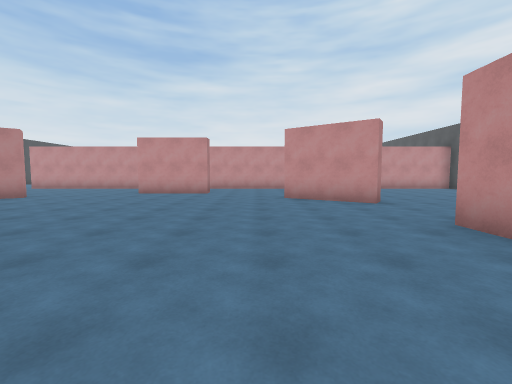
view 1 (above)

24 first-person views from a walk through a 3-D level made in the Unity game engine. The camera is 1.4 m above the floor, tilts 4° down and sees 90° across. The floor is counted in squares, 2 m on a side. Each view is taken from the middle of a square. On the plan, view 1 faces up. The plan holds only what a view shows up to about 9 squares ahead; the rest is blank. The place goes on beyond the plan.

view 2
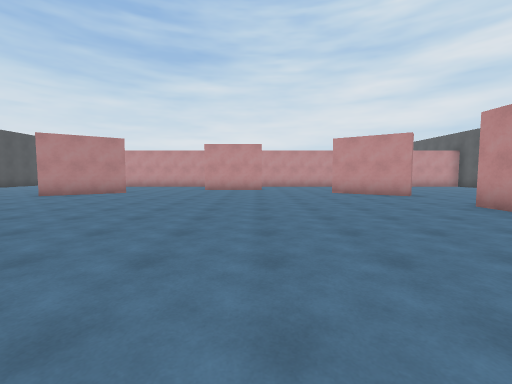

view 3
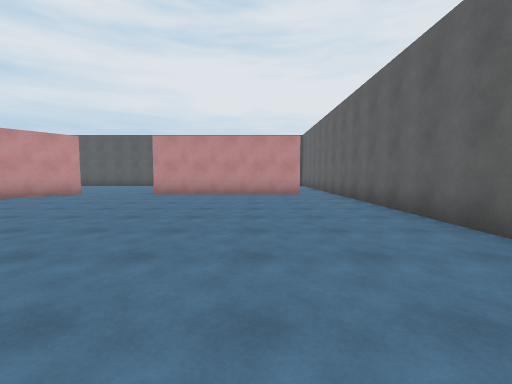

view 4
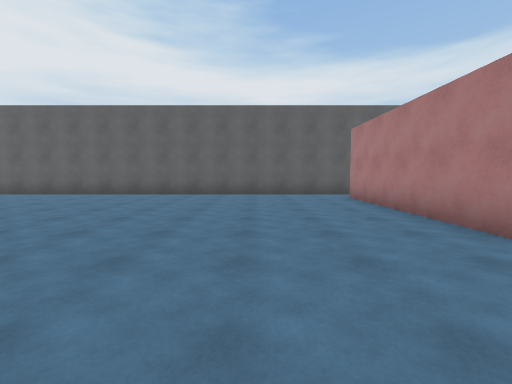

view 5
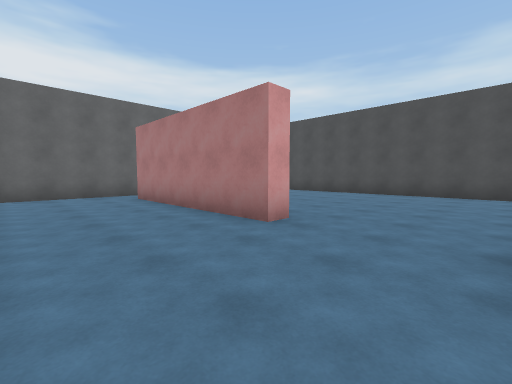

view 6
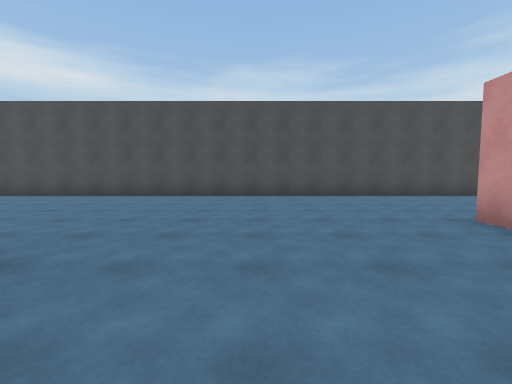

view 7
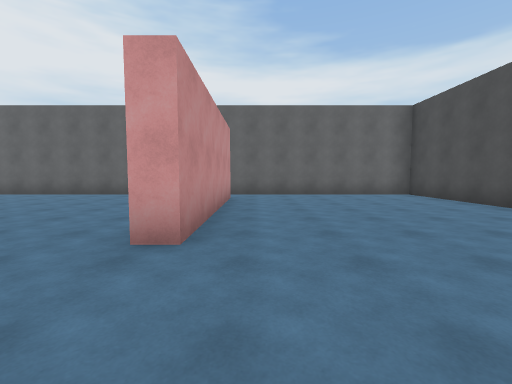

view 8
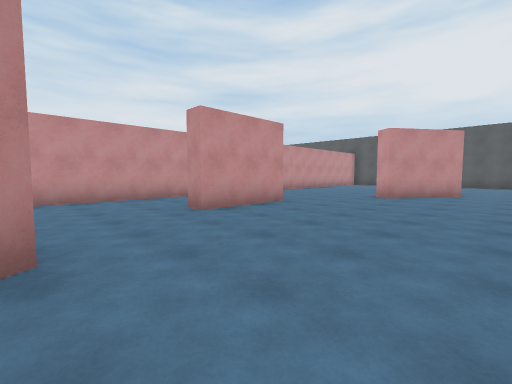

view 9
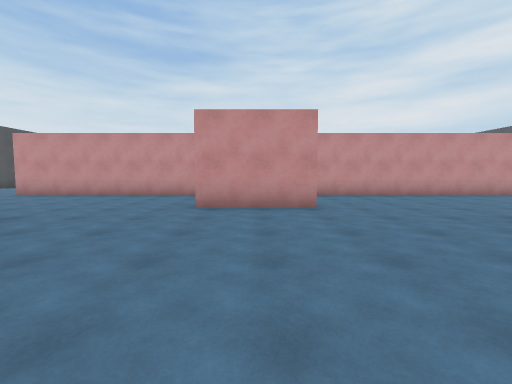

view 10
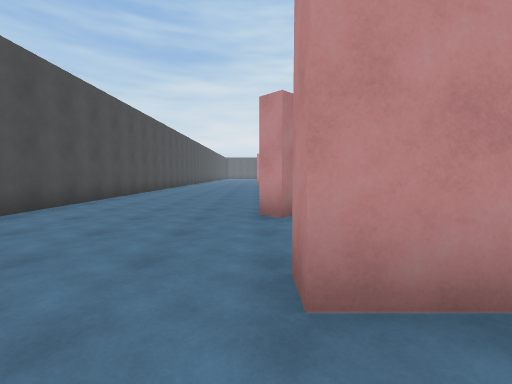

view 11
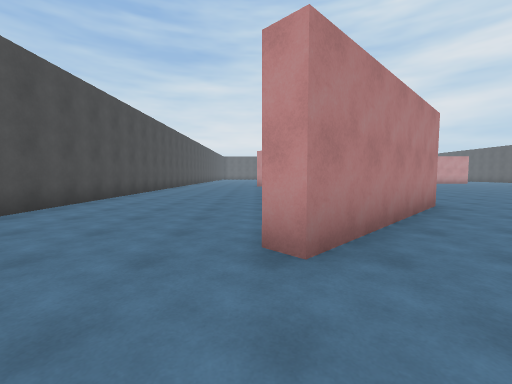

view 12
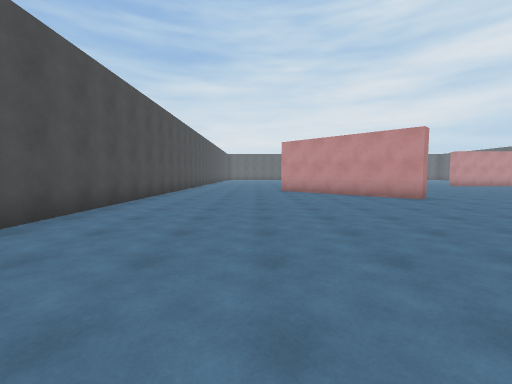

view 13
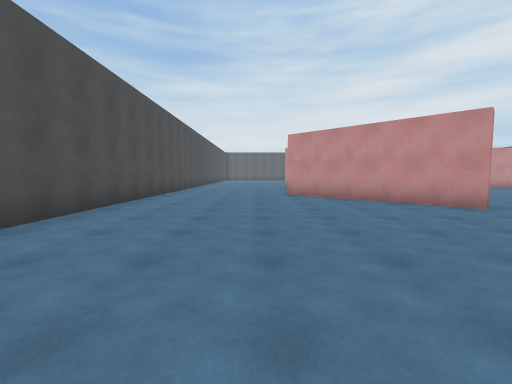

view 14
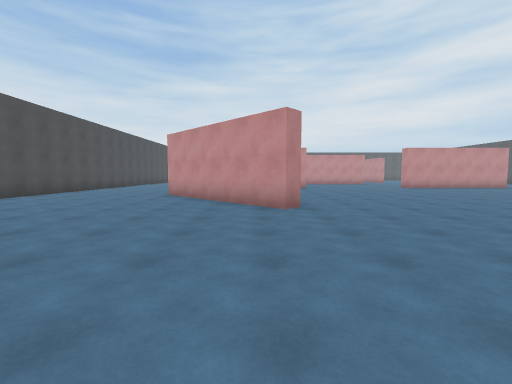

view 15
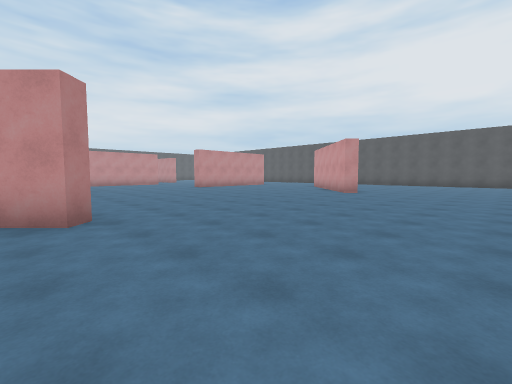

view 16
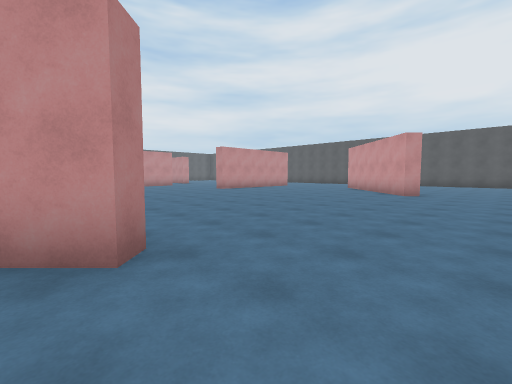

view 17
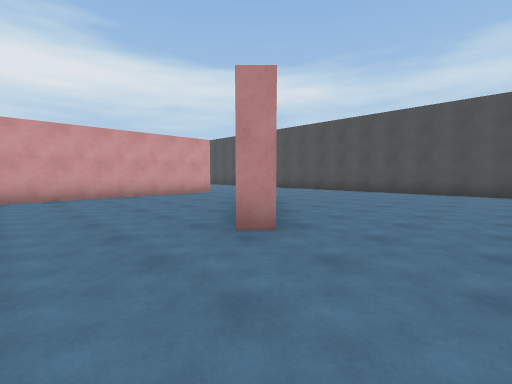

view 18
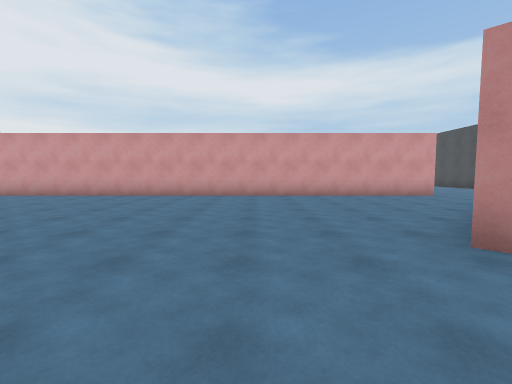

view 19
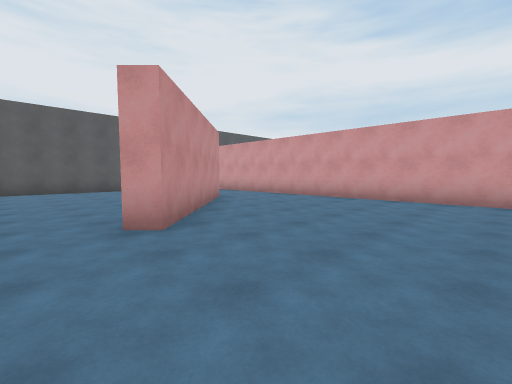

view 20
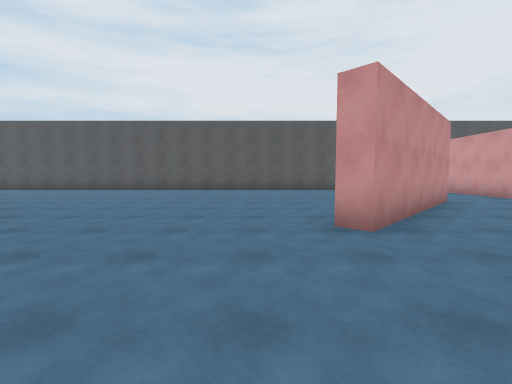

view 21
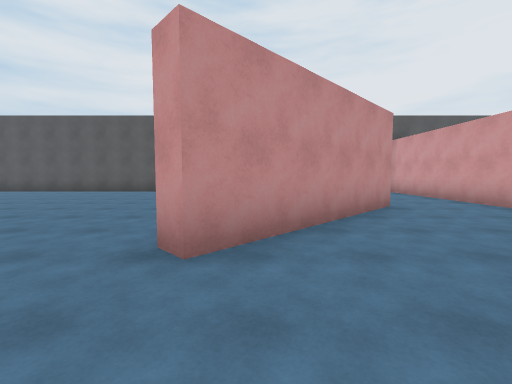

view 22
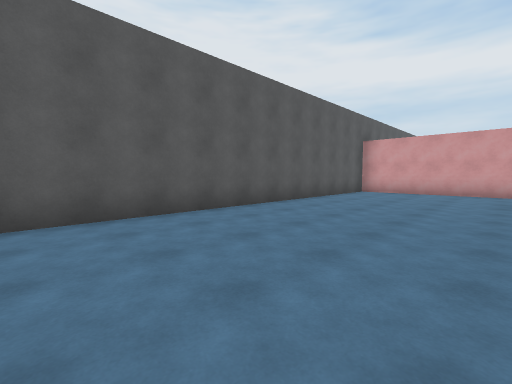

view 23
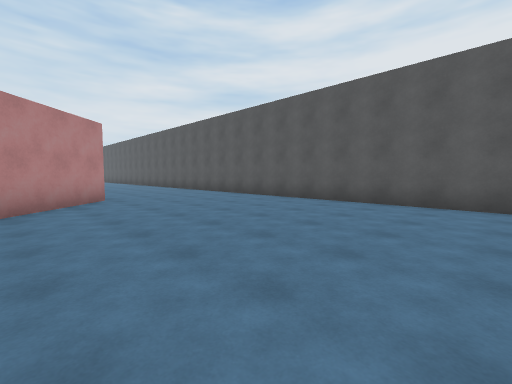

view 24
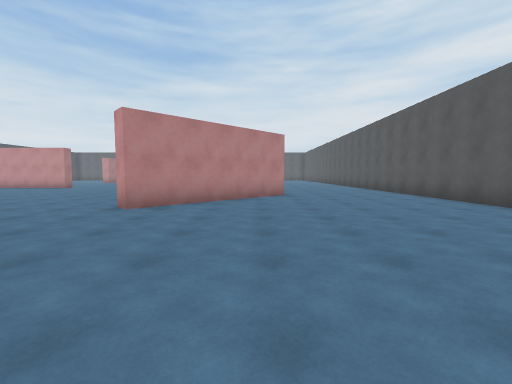

### Floor plan
Points are (right, up) in squares from view 1. A wall is a line through its corners. A room is listed if a view was taken in it or the views show most of it. See-through windows are left out.
Room 1 (views 1, 2, 3, 4, 5, 8, 9)
walls: (-6.8, 7.5) (-8.9, 6.1); (-9.3, 3.5) (-8.8, 3.5) (-8.8, -1.5); (-1.6, 9.2) (-4.2, 9.2); (2.9, 6.1) (0.8, 7.5); (2.8, -1.5) (2.8, 3.5); (-9.5, -2.8) (3, -2.8)
ways out: opening at (-9, -2) to room 2; opening at (-9, 4.5) to room 2; opening at (-5.3, 8) to room 2; opening at (-0.5, 8); opening at (3, -2); opening at (3, 4.5)
Room 2 (views 6, 7, 10, 11, 12, 13, 14, 15, 16, 17, 18, 19, 20, 21, 22, 23, 24)
walls: (-7.5, 19) (-7.1, 18.6) (-10.6, 15.1) (-11, 15.5); (-4.5, 12.2) (-10.7, 12.2) (-10.7, 12.7) (8, 12.7); (-7, 24.4) (-7.4, 24.1) (-11, 27.7); (-4.2, 9.2) (-4.2, 9.8); (-7.1, 8) (-6.8, 7.5); (4.6, 15) (1.1, 18.6) (1.5, 19); (9.2, 14.5) (9.2, 28); (5, 27.6) (1.4, 24.1) (1.1, 24.4) (1.7, 25.1); (-15.2, 28) (-15.2, -2.8) (-9.5, -2.8); (-9.3, -1.5) (-9.3, 3.5)
ways out: opening at (-9, -2) to room 1; opening at (-9, 4.5) to room 1; opening at (-5.3, 8) to room 1; opening at (-4, 10.5); gap at (-11, 28); gap at (5, 28)

Where each view was taken, in squares from view 1:
view 1: 0 up, 0 right, facing up
view 2: 2 down, 2 left, facing up
view 3: 0 up, 6 left, facing right
view 4: 6 up, 6 left, facing down
view 5: 6 up, 6 left, facing down-left
view 6: 9 up, 7 left, facing left
view 7: 6 up, 10 left, facing down
view 8: 5 up, 7 left, facing up-right
view 9: 4 up, 3 left, facing up
view 10: 11 up, 11 left, facing up
view 11: 13 up, 11 left, facing up
view 12: 17 up, 12 left, facing up
view 13: 19 up, 12 left, facing up
view 14: 19 up, 8 left, facing up
view 15: 20 up, 8 left, facing up-right
view 16: 22 up, 8 left, facing up-right
view 17: 21 up, 5 left, facing down-left
view 18: 21 up, 5 left, facing down
view 19: 20 up, 2 left, facing down-right
view 20: 20 up, 2 left, facing right
view 21: 18 up, 1 left, facing right
view 22: 23 up, 5 right, facing down-right
view 23: 20 up, 3 right, facing up-right
view 24: 19 up, 4 right, facing up
